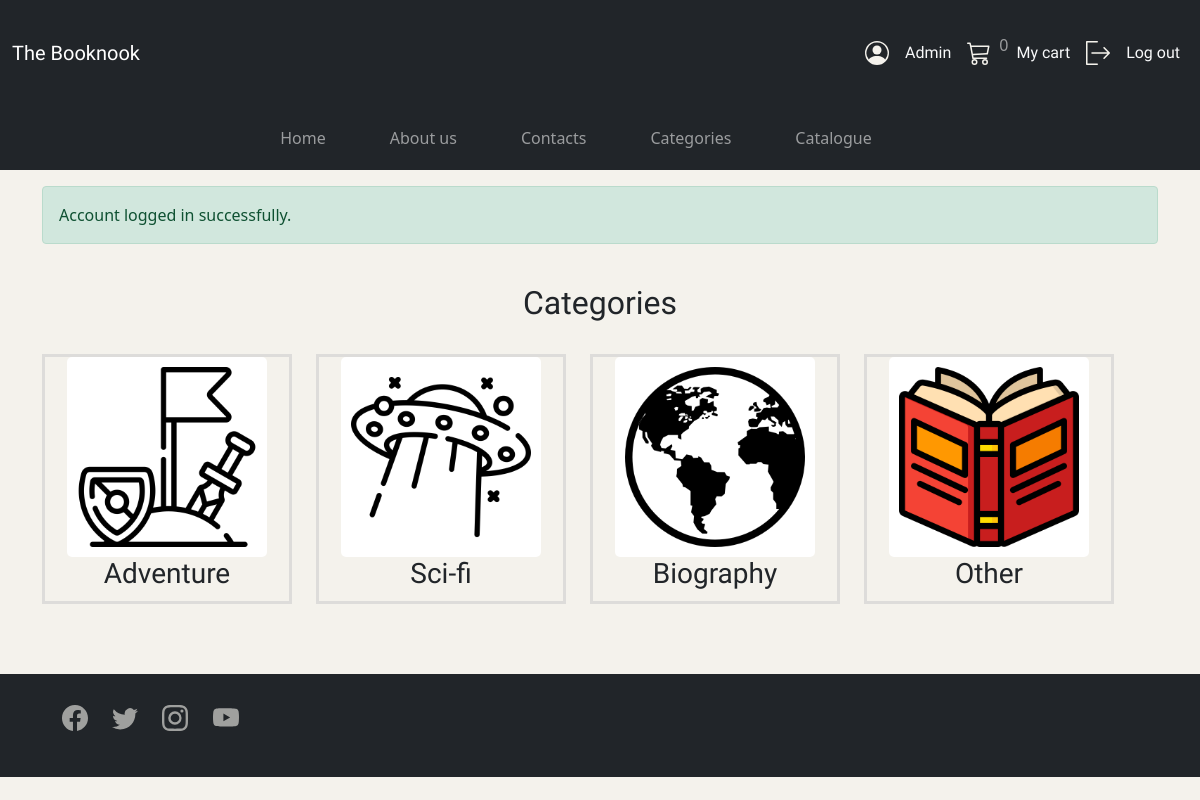
/finalphp/categories.php (signed in), run on the app's committed database.
### tables this page shows
CREATE TABLE `categories1` (
  `id` int(11) NOT NULL,
  `cat_name` varchar(255) DEFAULT NULL,
  `img_path` varchar(255) DEFAULT NULL
);

### finalphp/categories.php (the view, shortened to what this page needs)
<?php
require_once('files/header.php');
?>
<div class="container d-flex justify-content-center">
    <div class="row p-4">
        <h2 id="fonttxt1">Categories</h2>
    </div>
</div>
<div class="container d-flex">
    <div class="row">
    <?php
    $sql_query = $conn->query("SELECT * FROM categories1") or die($conn->error);
    while ($categories = $sql_query->fetch_assoc()) {
    ?>
    <div class="col">
        <a href="sub-category.php?id=<?php echo $categories['id'];?>" class="text-decoration-none text-dark">
            <div class="category-box d-flex justify-content-center">
                <div class="category-inner-box position-relative text-center">
                    <img src="uploads/categories/<?php echo $categories['img_path']; ?>" alt="img 1" class="img-fluid">
                    <div class="category-info">
                        <div class="category-name">
                            <h3 id="fonttxt1"><?php echo $categories['cat_name']; ?></h3>
                        </div>
                    </div>
                </div>
            </div>
        </a>
    </div>
    <?php } ?>
    </div>
</div>
<?php
require_once('files/footer.php');
?>

### finalphp/style.css (style rules this page uses)
html, body { justify-content: center; align-items: center; width: 100%; background-color: #F4F2EC; }
#fonttxt1 { font-family: darumadrop one; }
.category-box { width: 250px; height: 250px; border: solid #dddcda; margin-bottom: 30px ; }
.category-inner-box img { width: 200px; height: 200px; cursor: pointer; padding: 10px; border-radius: 5px; background-color: #fff; object-fit: scale-down; }

### data on the page
categories1: img_path (picture), cat_name "Adventure"
categories1: img_path (picture), cat_name "Sci-fi"
categories1: img_path (picture), cat_name "Biography"
categories1: img_path (picture), cat_name "Other"

### other printed values
$_SESSION['user']['first_name'] "Admin"
$row_count "0"
$_SESSION['alert']['message'] "Account logged in successfully."
